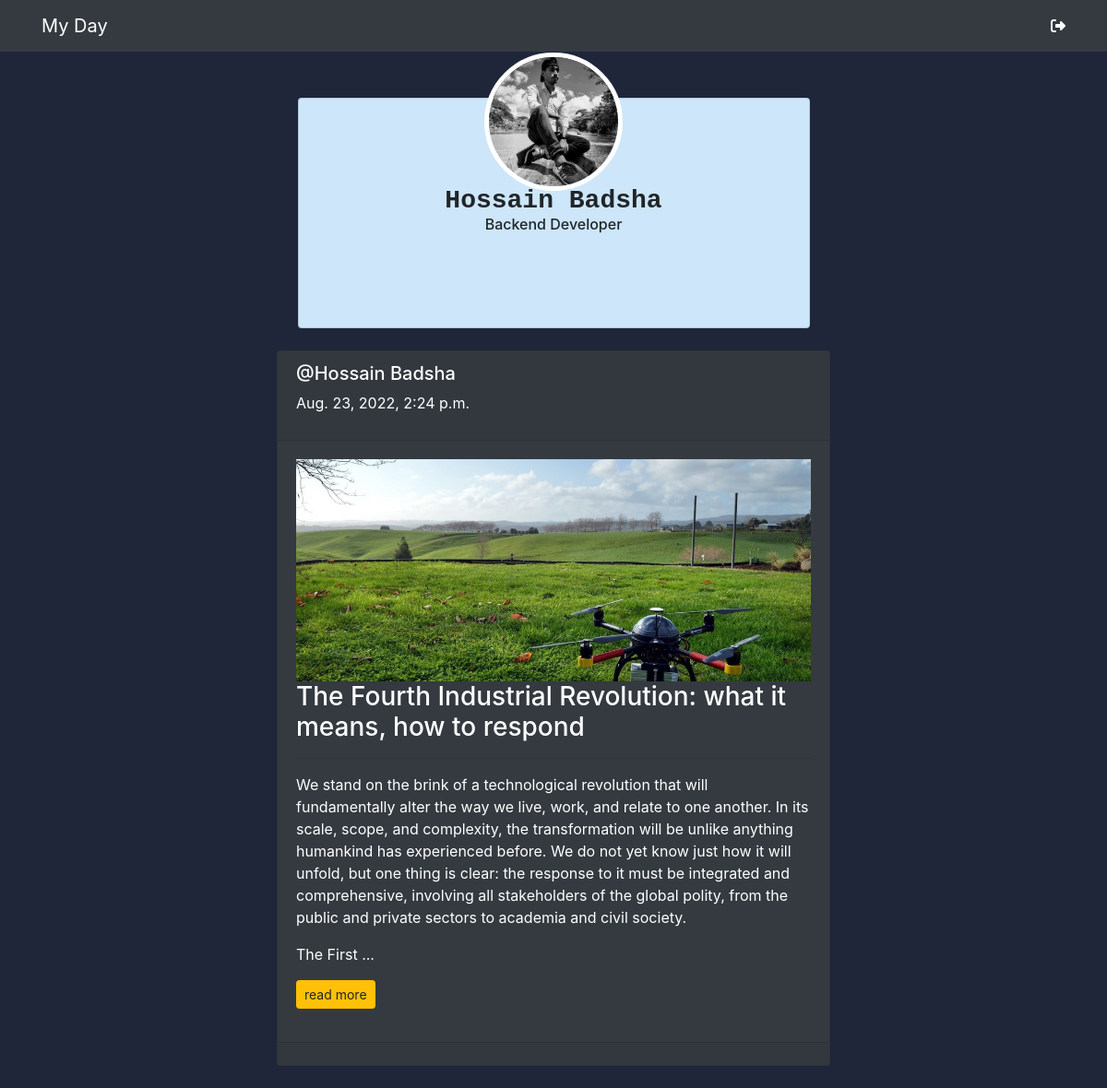
Page /profile/1/ on the committed database.
### blogapp/models.py (models this page shows, shortened)
class BlogUser(AbstractUser):
    profile_pic = models.ImageField(upload_to='media/profile_pic',null=True,blank=True)
    bio = models.TextField(null=True,blank=True)

class Post(models.Model):
    user = models.ForeignKey(BlogUser,on_delete=models.CASCADE)
    title = models.CharField(max_length=300)
    desc = models.TextField()
    create_at = models.DateTimeField(auto_now_add=True)
    updated_at = models.DateTimeField(auto_now=True)
    image = models.ImageField(upload_to='media/blog_image',blank=True,null=True)

### blogapp/views.py (the view)
# urls.py: path('profile/<str:id>/',views.profile,name='profile'),
def profile(request,id):
    post = Post.objects.filter(user=id)
    user = BlogUser.objects.get(id=id)
    context = {
        'user':user,
        'post':post
    }
    return render(request,'blogapp/profile.html',context)

### blogapp/templatetags/custom_filters.py (called while the page is built)
def range_filter(value):
    return value[0:500]+'...'

### templates/blogapp/profile.html (shortened to what this page needs)
{% extends 'base.html' %}
{% load static %}
{% load custom_filters %}
{% block css %}
<link rel="stylesheet" href="{% static '/style/profile.css' %}">
{% endblock %}
{% block content %}
{% include 'nav.html' %}
<div class="container">
    <div class="card card-body mt-3 w-50 mx-auto  profile-card">
        <div class="profile-img">
            <img src="/{{user.profile_pic}}" alt="">
        </div>
        <div class="profile-info">
            <h3>{{user.first_name}}&nbsp;{{user.last_name}}</h3>
            <p>{{user.bio}}</p>
        </div>
    </div>
</div>
<br>
{% for i in post %}
<div class="card w-50 mx-auto bg-dark text-white">
    <div class="card-header">
        <a class="home-user" href="{% url 'profile' i.user.id %}"><h5>@{{i.user.first_name}}&nbsp;{{i.user.last_name}}</h5></a>
        <p>{{i.create_at}}</p>
    </div>
    <div class="card-body">
        <img src="/{{i.image}}" class="d-flex mx-auto" alt="">
        <div class="card-title">
            <h3>{{i.title}}</h3> <hr>
        </div>
        <p>
            {{i.desc|range_filter|linebreaks}}<a href="{% url 'post_view' i.id %}" class="btn btn-sm btn-warning">read more</a>
        </p>
    </div>
    <div class="card-footer">
    </div>
</div>
<br>
{% endfor %}
{% endblock %}

### static/style/style.css (style rules this page uses)
body { background: #1f263a; }

### static/style/profile.css (style rules this page uses)
.profile-img { display: flex; justify-content: center; }
.profile-img img { width: 150px; height: 150px; position: absolute; top: -50px; border-radius: 50%; border: 5px solid white; }
.profile-card { height: 250px; margin-top: 50px !important; background:#d3edfff7; }
.profile-info h3 { position: absolute; top: 38%; font-weight: 800; font-family: monospace; }
.profile-info { display: flex; justify-content: center; }
.profile-info p { position: absolute; top: 50%; font-weight: 500; }
.home-user { text-decoration: none; color: white; margin-bottom: 0; display: flex; }

### templates/blogapp/profile.html (style rules this page uses)
.card-body img { max-width: 100%; }
.home-user { text-decoration: none; color: white; margin-bottom: 0; }

### rows in the picture
BlogUser: profile_pic (picture), first_name "Hossain", last_name "Badsha", bio "Backend Developer"
Post: user.first_name "Hossain", user.last_name "Badsha", create_at "Aug. 23, 2022, 2:24 p.m.", image (picture), title "The Fourth Industrial Revolution: what it means, how to respond", desc|range_filter "We stand on the brink of a technological revolution that will fundamentally alter the way we live, work, and relate to one another. In its scale, scope, and complexity, the transformation will be unlike anything humankind has experienced before. We do not yet know just how it will unfold, but one thing is clear: the response to it must be integrated and comprehensive, involving all stakeholders of the global polity, from the public and private sectors to academia and civil society. The First ..."
